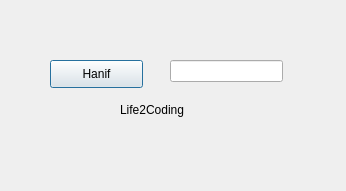
<?xml version="1.0" encoding="UTF-8"?>
<ui version="4.0">
 <class>Dialog</class>
 <widget class="QDialog" name="Dialog">
  <property name="geometry">
   <rect>
    <x>0</x>
    <y>0</y>
    <width>346</width>
    <height>191</height>
   </rect>
  </property>
  <property name="windowTitle">
   <string>Dialog</string>
  </property>
  <widget class="QPushButton" name="pushButton">
   <property name="geometry">
    <rect>
     <x>50</x>
     <y>60</y>
     <width>93</width>
     <height>28</height>
    </rect>
   </property>
   <property name="text">
    <string>Hanif</string>
   </property>
  </widget>
  <widget class="QLineEdit" name="lineEdit">
   <property name="geometry">
    <rect>
     <x>170</x>
     <y>60</y>
     <width>113</width>
     <height>22</height>
    </rect>
   </property>
  </widget>
  <widget class="QLabel" name="label">
   <property name="geometry">
    <rect>
     <x>120</x>
     <y>100</y>
     <width>91</width>
     <height>20</height>
    </rect>
   </property>
   <property name="text">
    <string>Life2Coding</string>
   </property>
  </widget>
 </widget>
 <resources/>
 <connections/>
</ui>
